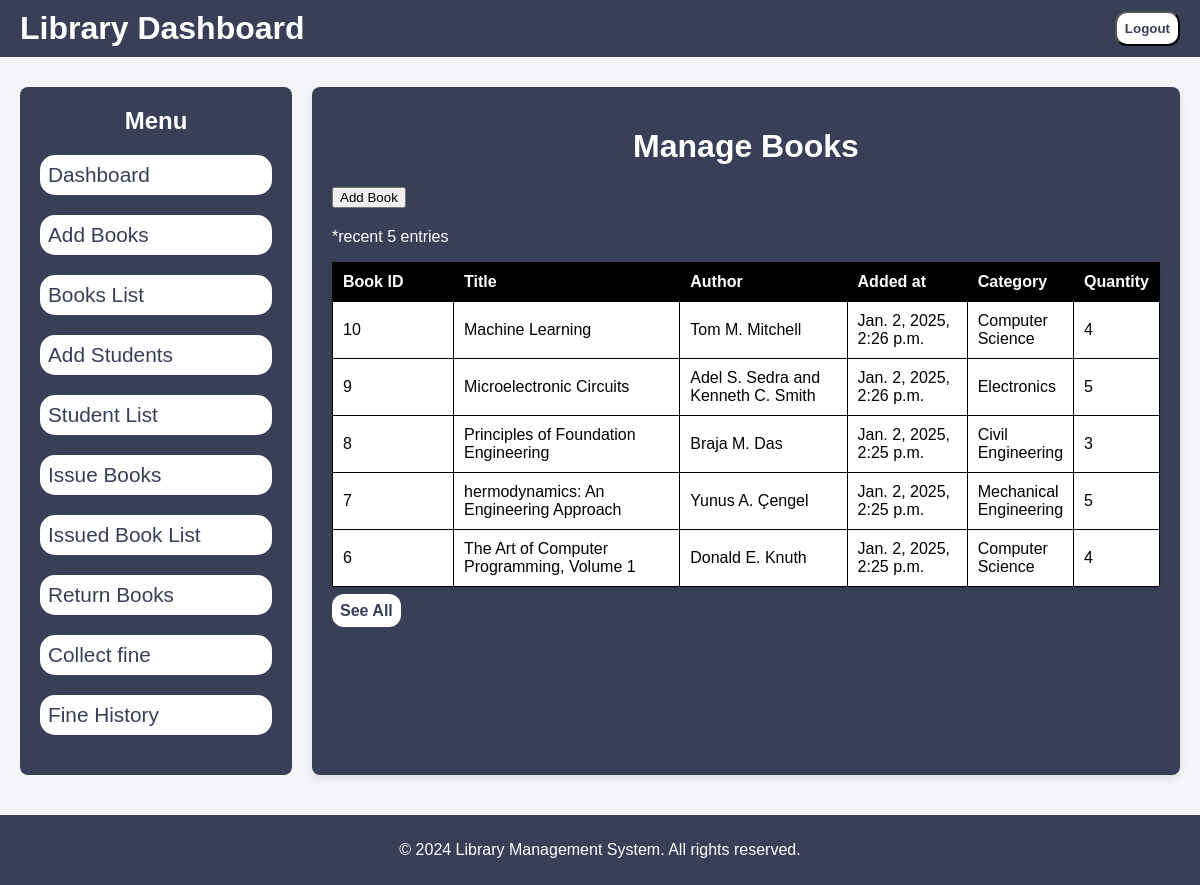
Page /manage_book on the committed database.
### LibraryApp/models.py (models this page shows, shortened)
class Book(models.Model):
    title = models.CharField(max_length=200)
    author = models.CharField(max_length=200)
    quantity = models.IntegerField(default=1)
    available_quantity = models.IntegerField(default=1)
    category = models.CharField(max_length=150)
    publication_year = models.IntegerField()
    created_at = models.DateTimeField(auto_now_add=True)
    updated_at = models.DateTimeField(auto_now=True)

### LibraryApp/views.py (the view)
# urls.py: path('manage_book' , views.manage_book , name = 'manage_book'),
def manage_book(request):
    category = Book_category.objects.all()
    books_data = Book.objects.all().order_by('-id')[:5]
    return render(request , 'manage_book.html' , {'category_data' : category ,'books' : books_data})

### LibraryApp/models.py (called while the page is built)
    def __str__(self):
        return self.name

### templates/manage_book.html (shortened to what this page needs)
{% extends 'base.html' %}
{% load static %}
    {% block content %}
        <div class="main-content">
            <h1> Manage Books </h1>
            <button id="add">Add Book</button>
            <div class="table-container">
                <p style="color: white;">*recent 5 entries</p>
                <table>
                    <thead>
                        <tr>
                            <th style="width: 100px;">Book ID</th>
                            <th>Title</th>
                            <th>Author</th>
                            <th>Added at</th>
                            <th style="width: 50px;">Category</th>
                            <th>Quantity</th>
                        </tr>
                    </thead>
                    <tbody>
                        {% for book in books %}
                        <tr style="height: min-content;">
                            <td>{{book.id}}</td>
                            <td>{{book.title}}</td>
                            <td>{{book.author}}</td>
                            <td>{{book.created_at}}</td>
                            <td>{{book.category}}</td>
                            <td>{{book.quantity}}</td>
                        </tr>
                        {% endfor %}
                    </tbody>
                </table>
                <a class="btn" href="{% url 'book_table' %}">See All</a>
            </div>
        </div>
    {% endblock %}>

### static/css/style.css (style rules this page uses)
body { margin: 0; font-family: Arial, sans-serif; background-color: #f4f4f9; }
.main-content { flex: 1; background-color: #3a3f58; padding: 20px; border-radius: 8px; box-shadow: 0 4px 8px rgba(0, 0, 0, 0.1); }
.table-container { margin-top: 20px; }
table { width: 100%; border-collapse: collapse; margin-top: 10px; box-shadow: 0 2px 4px rgba(0, 0, 0, 0.1); margin-bottom: 15px; }
table th, table td { padding: 10px; text-align: left; border: 1px solid #ddd; }
table th, tr { background-color: #3a3f58; color: #fff; }
table th { background-color: black; color: #fff; }
.btn { text-decoration: none; color: #3a3f58; font-weight: 650; background-color: white; border-radius: 12px; padding: 8px; width: max-content; }

### static/css/tables.css (style rules this page uses)
table { width: 100%; text-align: center; border-collapse: collapse; margin-top: 10px; box-shadow: 0 2px 4px rgba(0, 0, 0, 0.1); }
table th { text-align: center; }
table th, table td { padding: 10px; text-align: left; border: 1px solid black; }
table th, tr { background-color: white; color: black; }
table th { background-color: black; color: #fff; }
a { color: #fff; text-decoration: none; text-align: center; }

### static/css/manage_student.css (style rules this page uses)
h1 { text-align: center; color: white; }
table { width: 100%; text-align: center; border-collapse: collapse; margin-top: 10px; box-shadow: 0 2px 4px rgba(0, 0, 0, 0.1); }
table th { text-align: center; }
table th, table td { padding: 10px; text-align: left; border: 1px solid black; }
table th, tr { background-color: white; color: black; }
table th { background-color: black; color: #fff; }
a { color: #fff; text-decoration: none; text-align: center; }

### rows in the picture
Book: id "10", title "Machine Learning", author "Tom M. Mitchell", created_at "Jan. 2, 2025, 2:26 p.m.", category "Computer Science", quantity "4"
Book: id "9", title "Microelectronic Circuits", author "Adel S. Sedra and Kenneth C. Smith", created_at "Jan. 2, 2025, 2:26 p.m.", category "Electronics", quantity "5"
Book: id "8", title "Principles of Foundation Engineering", author "Braja M. Das", created_at "Jan. 2, 2025, 2:25 p.m.", category "Civil Engineering", quantity "3"
Book: id "7", title "hermodynamics: An Engineering Approach", author "Yunus A. Çengel", created_at "Jan. 2, 2025, 2:25 p.m.", category "Mechanical Engineering", quantity "5"
Book: id "6", title "The Art of Computer Programming, Volume 1", author "Donald E. Knuth", created_at "Jan. 2, 2025, 2:25 p.m.", category "Computer Science", quantity "4"
